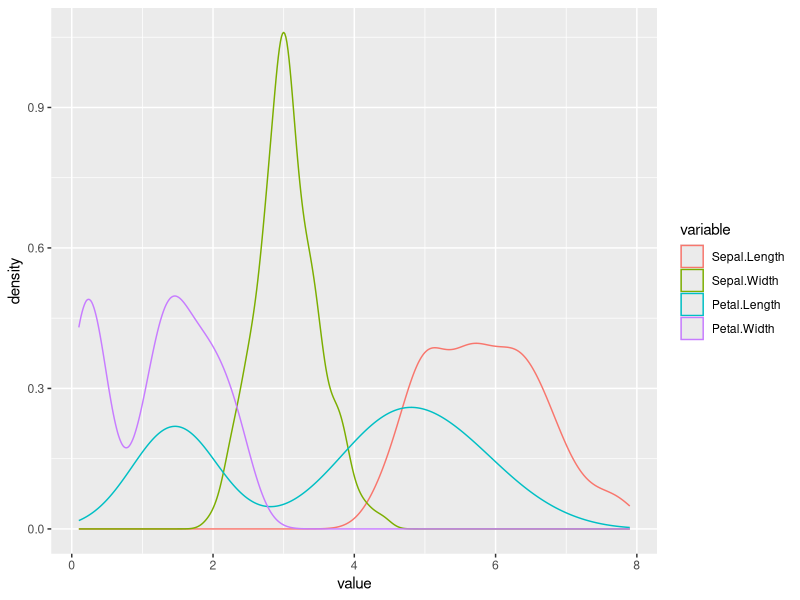
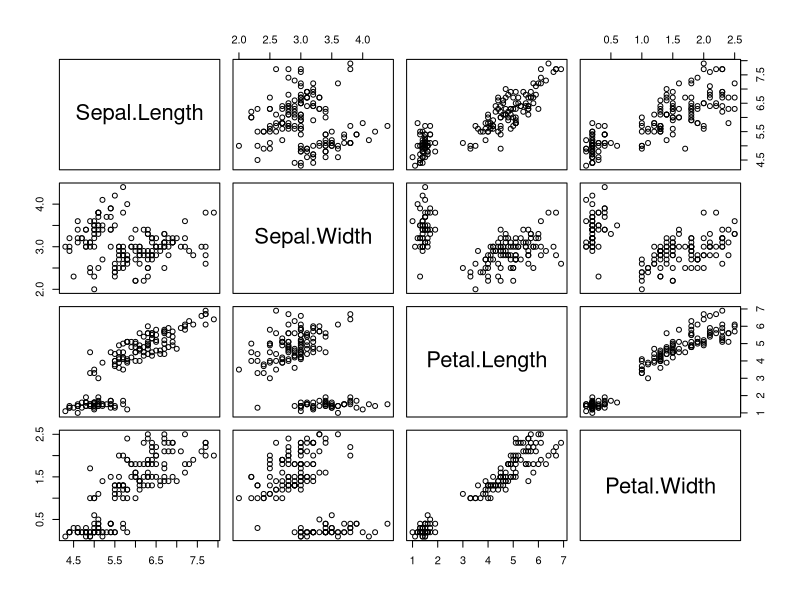
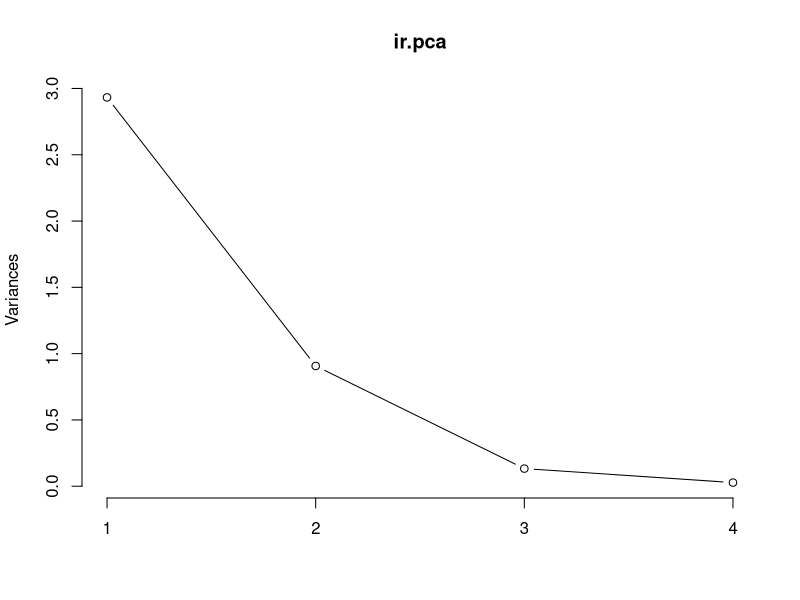
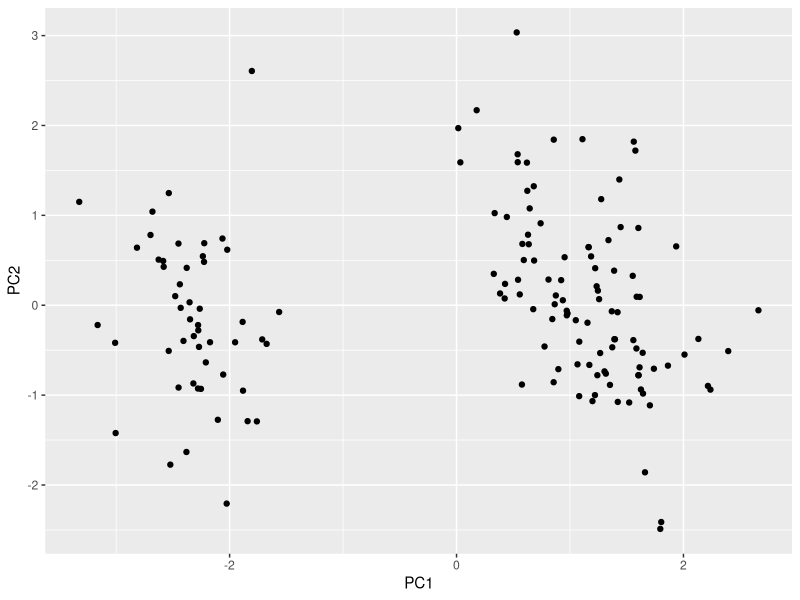
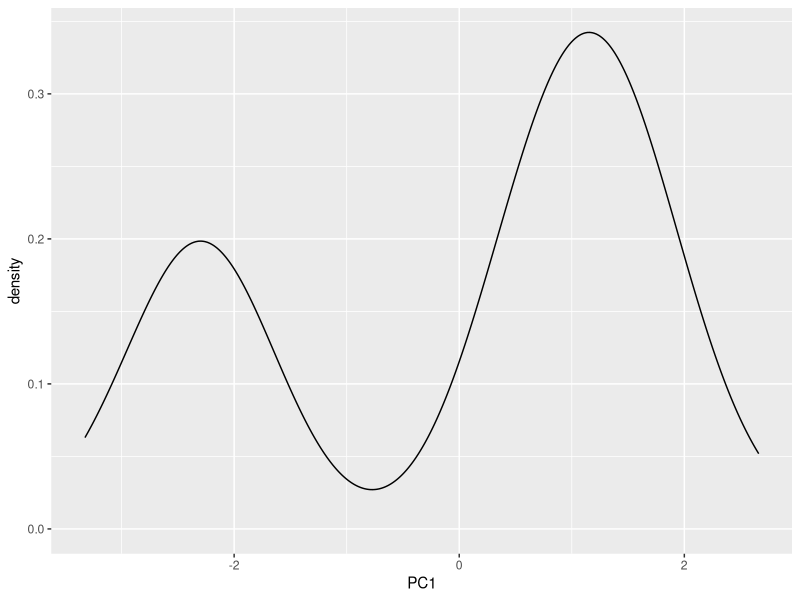
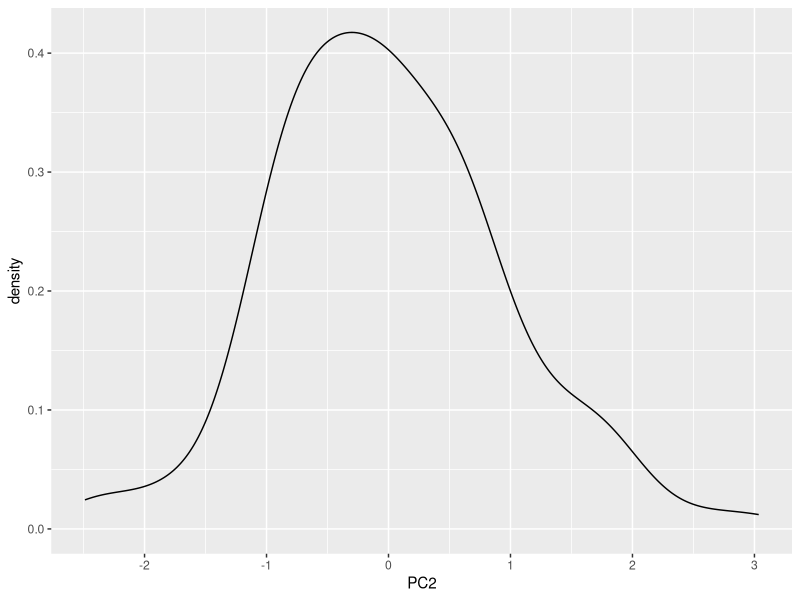
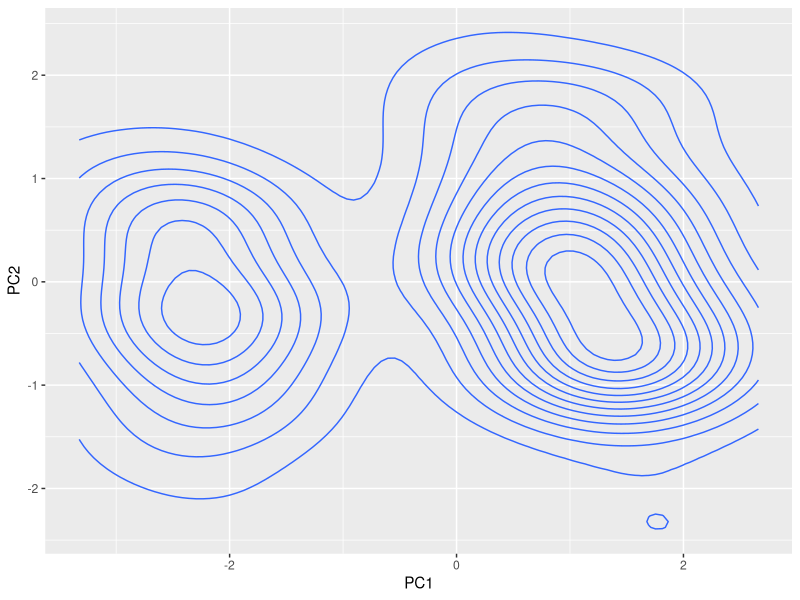
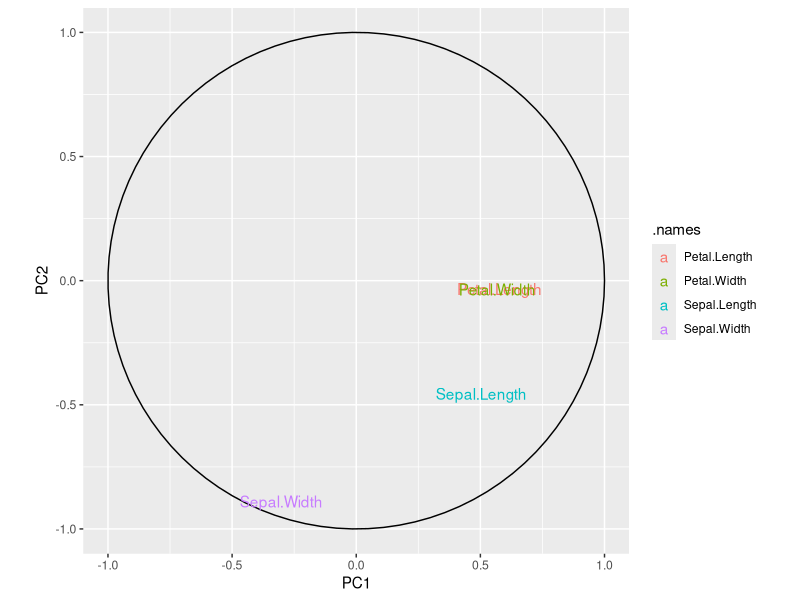

Generate these figures, in order, with R:
## ---- chunk 1
library(tidyverse)
library(stringr)
library(igraph)
## ---- chunk 2
data(iris)
head(iris)
names(iris)
unique(iris$Species)

library(reshape2)
iris.plot <- melt(iris[-5]) 

iris.plot %>%
	ggplot() + 
	aes(x=value, colour=variable) + 
	geom_density()

plot(iris[-5])
## ---- chunk 3
log.ir <- log(iris[, 1:4])
ir.species <- iris[, 5]

ir.pca <- prcomp(log.ir, center = TRUE, scale. = TRUE)
## ---- chunk 4
print(ir.pca)
## ---- chunk 5
plot(ir.pca, type = "l")
# plot(ir.pca$sdev**2, type = "l")
## ---- chunk 6
summary(ir.pca)
# Proportion of Variance
# ir.pca$sdev**2 / sum(ir.pca$sdev**2)
# [1] 0.73312837 0.22675677 0.03325206 0.00686280
## ---- chunk 7
# length(ir.pca$x) n=600
ir.pca$x %>% head(10)
## ---- chunk 8
ir.pca$x %>% # data projected in pca space
	as.data.frame() %>%
	ggplot(aes(PC1, PC2)) + geom_point()

ir.pca$x %>%
	as.data.frame() %>%
	ggplot(aes(PC1)) + geom_density()


ir.pca$x %>%
	as.data.frame() %>%
	ggplot(aes(PC2)) + geom_density()

ir.pca$x %>%
	as.data.frame() %>%
	ggplot(aes(PC1, PC2)) + geom_density2d()
## ---- chunk 9
predict(ir.pca, 
        newdata=tail(log.ir, 2))
## ---- chunk 10
# install.packages("ggbiplot")
# install_github("ggbiplot", "vqv")
 
# library(ggbiplot)
# g <- ggbiplot(ir.pca, obs.scale = 1, var.scale = 1, 
#               groups = ir.species, ellipse = TRUE, 
#               circle = TRUE)
# g <- g + scale_color_discrete(name = '')
# g <- g + theme(legend.direction = 'horizontal', 
#                legend.position = 'top')
# print(g)
## ---- chunk 11
require(ggplot2)

theta <- seq(0,2*pi,length.out = 100)
circle <- data.frame(x = cos(theta), y = sin(theta))
p <- ggplot(circle,aes(x,y)) + geom_path()

loadings <- data.frame(ir.pca$rotation, 
                       .names = row.names(ir.pca$rotation))
p + geom_text(data=loadings, 
              mapping=aes(x = PC1, y = PC2, label = .names, colour = .names)) +
  coord_fixed(ratio=1) +
  labs(x = "PC1", y = "PC2")
